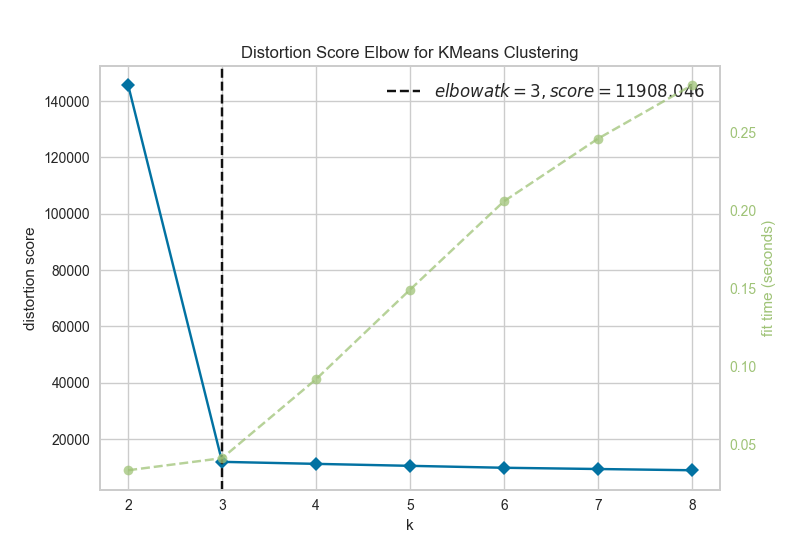

Recreate this plot in Python.
from sklearn.cluster import KMeans
from sklearn.datasets import make_blobs

from yellowbrick.cluster import KElbowVisualizer


X, y = make_blobs(n_samples=3000, n_features=4, centers=3)


model = KMeans()
visualizer = KElbowVisualizer(model, k=(2,9))

visualizer.fit(X)      
visualizer.poof() 
